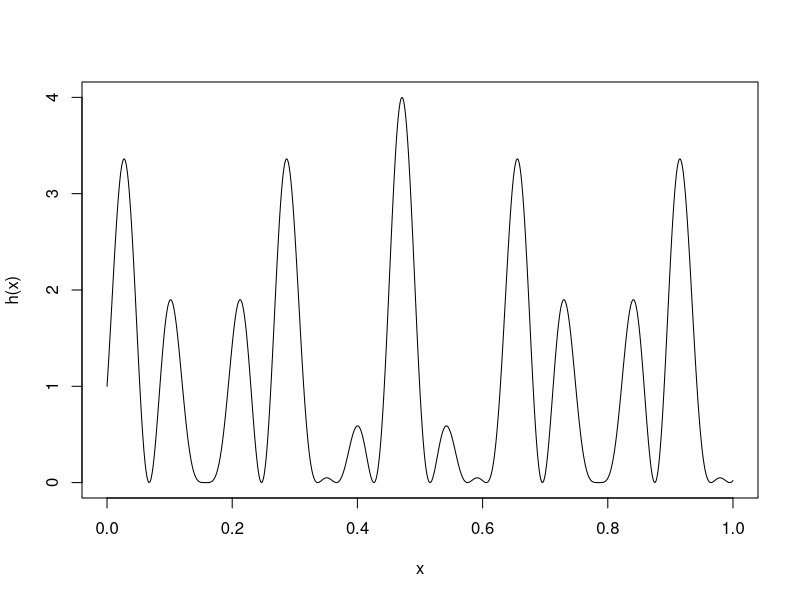
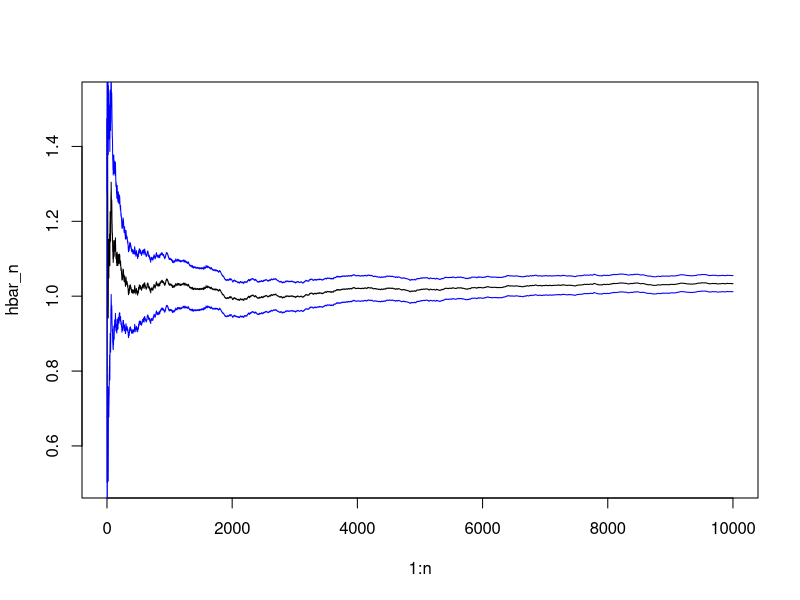

Write R code to recreate these figures, in order.
## ---- chunk 1
knitr::opts_chunk$set(echo = F, fig.align = "center", fig.width = 7)
## ---- chunk 2
f<- function(x) {
  x+0.5*(sin(40*x)/40-sin(100*x)/100)-(cos(70*x)/70+cos(30*x)/30)
}

f(1)-f(0)

## ---- chunk 3
integrate(function(x) (sin(50*x)+cos(20*x))^2, lower =0, upper = 1)
## ---- chunk 4
x<- seq(0,1, by = 0.001)
h<- function(x)(sin(50*x)+cos(20*x))^2
plot(x,h(x), type="l")
## ---- chunk 5
set.seed(1) 
n <-10^4 #Set the number of points to generate
x<-runif(n, 0,1) #generate n number of points from uniform (0,1)
h_x<- h(x)
hbar_x <- mean(h(x)) #compute h(x), and the mean of h(x)
(I = 1*hbar_x) #mean times the interval = integral
## ---- chunk 6
n <- 10^4
hbar_n <-cumsum(h_x[1:n])/1:n # to compute cumulative mean of h(x)

#To estimate variance of hbar_m
var_m <- function(m){
  sum((h_x[1:m]-hbar_n[m])^2)/m^2
}

v_n <- apply(matrix(1:n),1,var_m)

se_n <- sqrt(v_n)

plot(1:n,hbar_n, type = "l")

lines(hbar_n+1.96*se_n, col = "blue")

lines(hbar_n-1.96*se_n, col = "blue")
## ---- chunk 7
n <- 10000
x <- rnorm(n, 10, 3)
w_star <- dgamma(x, 8) / dnorm(x, 10, 3) 
mu_hat_IS <- (cumsum(x * w_star) / (1:n))
mu_hat_IS[n]  # Theoretical value = 8
